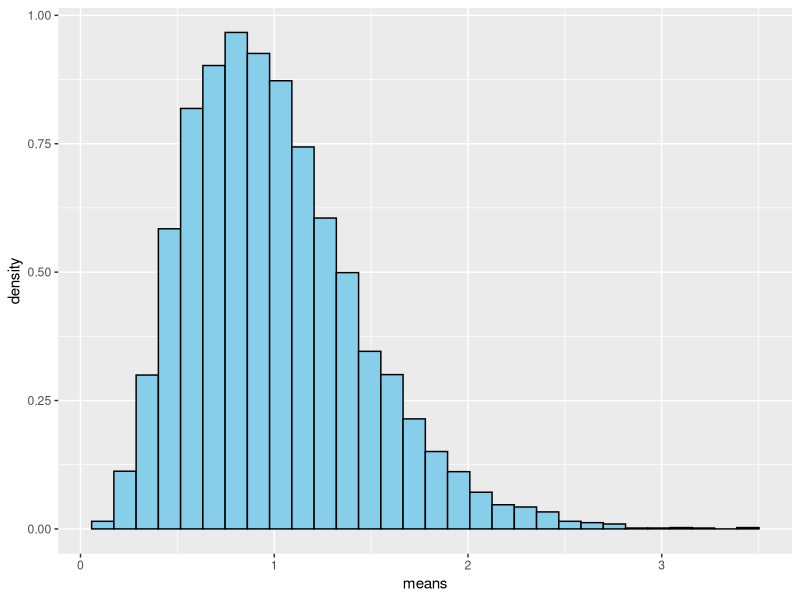

Here is the R script that generated this plot:
## ---- chunk 1
library(tidyverse)
tribble( ~x, ~y, ~w, ~z,
210, 300, 220, 180,
102, 100, 119, 187,
176, 175, 188, 173,
87, 95, 91, 94,
202, 210, 234, 218,
110, 122, 131, 128,
) -> dt
dt

## ---- chunk 2
library(purrr)
map(dt, mean)

## ---- chunk 3
map(dt, sd)
## ---- chunk 4
map(dt, ~sqrt(.x))
## ---- chunk 5
fiven <- summarise_all(dt, list(mean = mean,
                             median = median, 
                             max = max, 
                             min = min, 
                             q1 = function(x) quantile(x, probs = 0.25), 
                             q3 = function(x) quantile(x, probs = 0.75)))
fiven

## ---- chunk 6
exp_means <- function(data, n = 10000, SS = 5) {
  means <- numeric(n)
   for (i in 1:n) {
   
    samples <- rexp(SS)
    
    means[i] <- mean(samples)
  }
  
  return(means)
}

means <- exp_means(dt)
length(means)

ggplot()+
  geom_histogram(aes(x = means, y = after_stat(density)), bins = 30, fill = "skyblue", color = "black")
 
